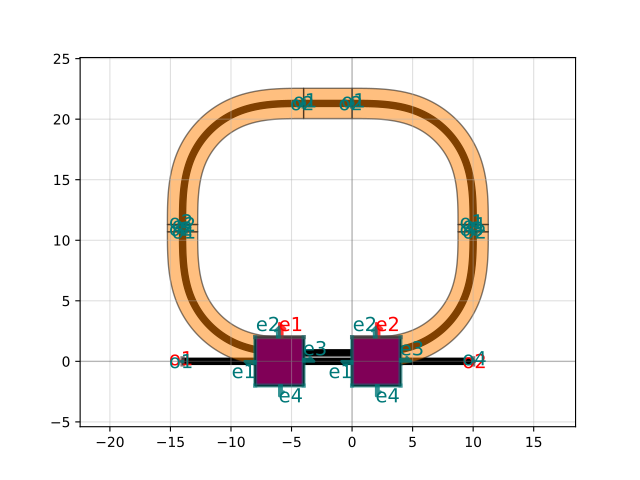

Recreate this plot in Python.
import gdsfactory as gf

c = gf.components.ring_single_heater(gap=0.2, radius=10.0, length_x=4.0, length_y=0.6, port_orientation=90, contact_offset=(0, 0))
c.plot()
